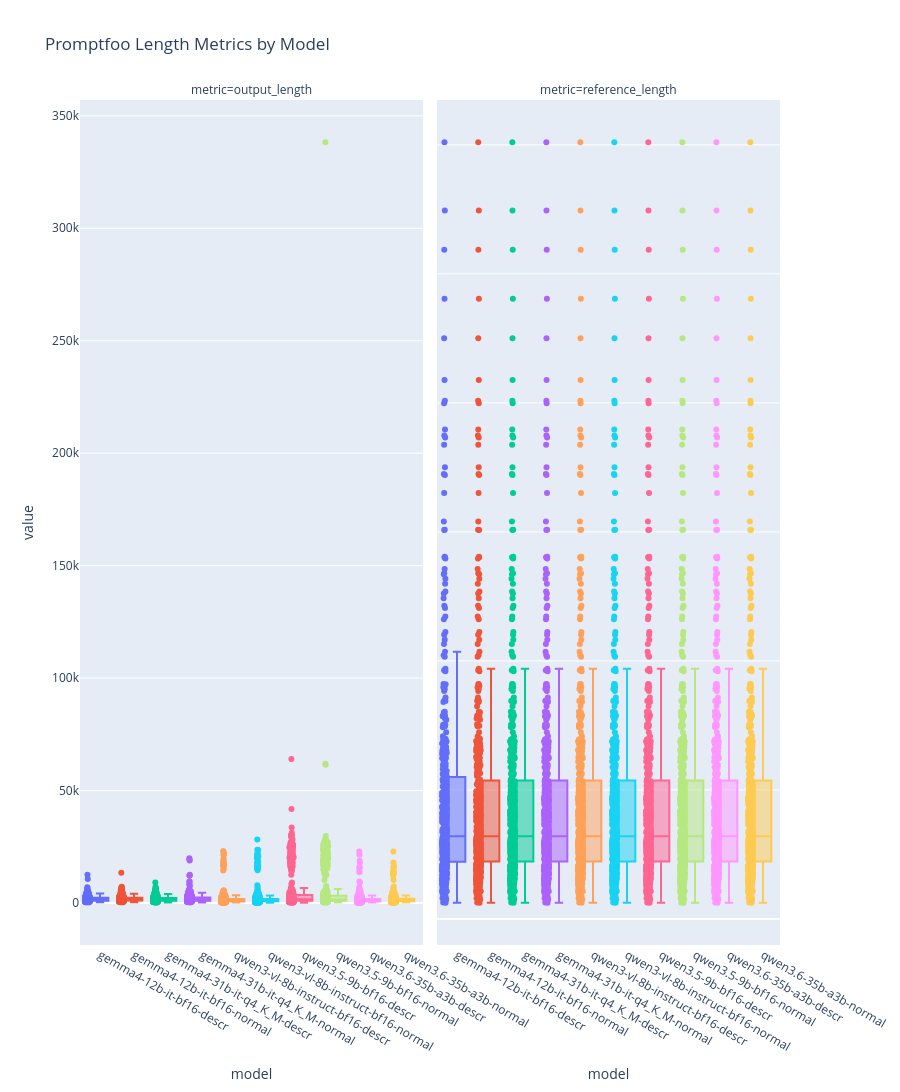

The notebook cell this image was saved under:
### Code cell
base_path = "/home/jonas/SynologyDrive/Uni-MA/2026_SoSe/Praktikum/new-results"
base_path = "/home/jonas/SynologyDrive/Uni-MA/2026_SoSe/Praktikum/only-ollama"

df = load_models(base_path)
df_long = to_long(df)

length_metrics = {"output_length", "reference_length"}

plot_metrics(
    df_long[~df_long["metric"].isin(length_metrics)],
    title="Promptfoo Score Metrics by Model",
)

plot_metrics(
    df_long[df_long["metric"].isin(length_metrics)],
    title="Promptfoo Length Metrics by Model",
)

### Figure 1 — Plotly figure (JSON) as saved in the notebook; plotly's stock layout.template omitted (floating-point values rounded to 4 significant figures; data arrays with more than 128 entries replaced by an {"elided": "..."} marker saying what was removed)
{"data": [{"alignmentgroup": "True", "boxpoints": "all", "hovertemplate": "model=%{x}<br>metric=output_length<br>value=%{y}<extra></extra>", "legendgroup": "gemma4-12b-it-bf16-descr", "marker": {"color": "#636efa"}, "name": "gemma4-12b-it-bf16-descr", "notched": false, "offsetgroup": "gemma4-12b-it-bf16-descr", "orientation": "v", "showlegend": true, "type": "box", "x": {"elided": "491 str values"}, "x0": " ", "xaxis": "x", "y": {"elided": "491 float values"}, "y0": " ", "yaxis": "y"}, {"alignmentgroup": "True", "boxpoints": "all", "hovertemplate": "model=%{x}<br>metric=reference_length<br>value=%{y}<extra></extra>", "legendgroup": "gemma4-12b-it-bf16-descr", "marker": {"color": "#636efa"}, "name": "gemma4-12b-it-bf16-descr", "notched": false, "offsetgroup": "gemma4-12b-it-bf16-descr", "orientation": "v", "showlegend": false, "type": "box", "x": {"elided": "491 str values"}, "x0": " ", "xaxis": "x2", "y": {"elided": "491 float values"}, "y0": " ", "yaxis": "y2"}, {"alignmentgroup": "True", "boxpoints": "all", "hovertemplate": "model=%{x}<br>metric=output_length<br>value=%{y}<extra></extra>", "legendgroup": "gemma4-12b-it-bf16-normal", "marker": {"color": "#EF553B"}, "name": "gemma4-12b-it-bf16-normal", "notched": false, "offsetgroup": "gemma4-12b-it-bf16-normal", "orientation": "v", "showlegend": true, "type": "box", "x": {"elided": "484 str values"}, "x0": " ", "xaxis": "x", "y": {"elided": "484 float values"}, "y0": " ", "yaxis": "y"}, {"alignmentgroup": "True", "boxpoints": "all", "hovertemplate": "model=%{x}<br>metric=reference_length<br>value=%{y}<extra></extra>", "legendgroup": "gemma4-12b-it-bf16-normal", "marker": {"color": "#EF553B"}, "name": "gemma4-12b-it-bf16-normal", "notched": false, "offsetgroup": "gemma4-12b-it-bf16-normal", "orientation": "v", "showlegend": false, "type": "box", "x": {"elided": "484 str values"}, "x0": " ", "xaxis": "x2", "y": {"elided": "484 float values"}, "y0": " ", "yaxis": "y2"}, {"alignmentgroup": "True", "boxpoints": "all", "hovertemplate": "model=%{x}<br>metric=output_length<br>value=%{y}<extra></extra>", "legendgroup": "gemma4-31b-it-q4_K_M-descr", "marker": {"color": "#00cc96"}, "name": "gemma4-31b-it-q4_K_M-descr", "notched": false, "offsetgroup": "gemma4-31b-it-q4_K_M-descr", "orientation": "v", "showlegend": true, "type": "box", "x": {"elided": "500 str values"}, "x0": " ", "xaxis": "x", "y": {"elided": "500 float values"}, "y0": " ", "yaxis": "y"}, {"alignmentgroup": "True", "boxpoints": "all", "hovertemplate": "model=%{x}<br>metric=reference_length<br>value=%{y}<extra></extra>", "legendgroup": "gemma4-31b-it-q4_K_M-descr", "marker": {"color": "#00cc96"}, "name": "gemma4-31b-it-q4_K_M-descr", "notched": false, "offsetgroup": "gemma4-31b-it-q4_K_M-descr", "orientation": "v", "showlegend": false, "type": "box", "x": {"elided": "500 str values"}, "x0": " ", "xaxis": "x2", "y": {"elided": "500 float values"}, "y0": " ", "yaxis": "y2"}, {"alignmentgroup": "True", "boxpoints": "all", "hovertemplate": "model=%{x}<br>metric=output_length<br>value=%{y}<extra></extra>", "legendgroup": "gemma4-31b-it-q4_K_M-normal", "marker": {"color": "#ab63fa"}, "name": "gemma4-31b-it-q4_K_M-normal", "notched": false, "offsetgroup": "gemma4-31b-it-q4_K_M-normal", "orientation": "v", "showlegend": true, "type": "box", "x": {"elided": "500 str values"}, "x0": " ", "xaxis": "x", "y": {"elided": "500 float values"}, "y0": " ", "yaxis": "y"}, {"alignmentgroup": "True", "boxpoints": "all", "hovertemplate": "model=%{x}<br>metric=reference_length<br>value=%{y}<extra></extra>", "legendgroup": "gemma4-31b-it-q4_K_M-normal", "marker": {"color": "#ab63fa"}, "name": "gemma4-31b-it-q4_K_M-normal", "notched": false, "offsetgroup": "gemma4-31b-it-q4_K_M-normal", "orientation": "v", "showlegend": false, "type": "box", "x": {"elided": "500 str values"}, "x0": " ", "xaxis": "x2", "y": {"elided": "500 float values"}, "y0": " ", "yaxis": "y2"}, {"alignmentgroup": "True", "boxpoints": "all", "hovertemplate": "model=%{x}<br>metric=output_length<br>value=%{y}<extra></extra>", "legendgroup": "qwen3-vl-8b-instruct-bf16-descr", "marker": {"color": "#FFA15A"}, "name": "qwen3-vl-8b-instruct-bf16-descr", "notched": false, "offsetgroup": "qwen3-vl-8b-instruct-bf16-descr", "orientation": "v", "showlegend": true, "type": "box", "x": {"elided": "500 str values"}, "x0": " ", "xaxis": "x", "y": {"elided": "500 float values"}, "y0": " ", "yaxis": "y"}, {"alignmentgroup": "True", "boxpoints": "all", "hovertemplate": "model=%{x}<br>metric=reference_length<br>value=%{y}<extra></extra>", "legendgroup": "qwen3-vl-8b-instruct-bf16-descr", "marker": {"color": "#FFA15A"}, "name": "qwen3-vl-8b-instruct-bf16-descr", "notched": false, "offsetgroup": "qwen3-vl-8b-instruct-bf16-descr", "orientation": "v", "showlegend": false, "type": "box", "x": {"elided": "500 str values"}, "x0": " ", "xaxis": "x2", "y": {"elided": "500 float values"}, "y0": " ", "yaxis": "y2"}, {"alignmentgroup": "True", "boxpoints": "all", "hovertemplate": "model=%{x}<br>metric=output_length<br>value=%{y}<extra></extra>", "legendgroup": "qwen3-vl-8b-instruct-bf16-normal", "marker": {"color": "#19d3f3"}, "name": "qwen3-vl-8b-instruct-bf16-normal", "notched": false, "offsetgroup": "qwen3-vl-8b-instruct-bf16-normal", "orientation": "v", "showlegend": true, "type": "box", "x": {"elided": "500 str values"}, "x0": " ", "xaxis": "x", "y": {"elided": "500 float values"}, "y0": " ", "yaxis": "y"}, {"alignmentgroup": "True", "boxpoints": "all", "hovertemplate": "model=%{x}<br>metric=reference_length<br>value=%{y}<extra></extra>", "legendgroup": "qwen3-vl-8b-instruct-bf16-normal", "marker": {"color": "#19d3f3"}, "name": "qwen3-vl-8b-instruct-bf16-normal", "notched": false, "offsetgroup": "qwen3-vl-8b-instruct-bf16-normal", "orientation": "v", "showlegend": false, "type": "box", "x": {"elided": "500 str values"}, "x0": " ", "xaxis": "x2", "y": {"elided": "500 float values"}, "y0": " ", "yaxis": "y2"}, {"alignmentgroup": "True", "boxpoints": "all", "hovertemplate": "model=%{x}<br>metric=output_length<br>value=%{y}<extra></extra>", "legendgroup": "qwen3.5-9b-bf16-descr", "marker": {"color": "#FF6692"}, "name": "qwen3.5-9b-bf16-descr", "notched": false, "offsetgroup": "qwen3.5-9b-bf16-descr", "orientation": "v", "showlegend": true, "type": "box", "x": {"elided": "500 str values"}, "x0": " ", "xaxis": "x", "y": {"elided": "500 float values"}, "y0": " ", "yaxis": "y"}, {"alignmentgroup": "True", "boxpoints": "all", "hovertemplate": "model=%{x}<br>metric=reference_length<br>value=%{y}<extra></extra>", "legendgroup": "qwen3.5-9b-bf16-descr", "marker": {"color": "#FF6692"}, "name": "qwen3.5-9b-bf16-descr", "notched": false, "offsetgroup": "qwen3.5-9b-bf16-descr", "orientation": "v", "showlegend": false, "type": "box", "x": {"elided": "500 str values"}, "x0": " ", "xaxis": "x2", "y": {"elided": "500 float values"}, "y0": " ", "yaxis": "y2"}, {"alignmentgroup": "True", "boxpoints": "all", "hovertemplate": "model=%{x}<br>metric=output_length<br>value=%{y}<extra></extra>", "legendgroup": "qwen3.5-9b-bf16-normal", "marker": {"color": "#B6E880"}, "name": "qwen3.5-9b-bf16-normal", "notched": false, "offsetgroup": "qwen3.5-9b-bf16-normal", "orientation": "v", "showlegend": true, "type": "box", "x": {"elided": "500 str values"}, "x0": " ", "xaxis": "x", "y": {"elided": "500 float values"}, "y0": " ", "yaxis": "y"}, {"alignmentgroup": "True", "boxpoints": "all", "hovertemplate": "model=%{x}<br>metric=reference_length<br>value=%{y}<extra></extra>", "legendgroup": "qwen3.5-9b-bf16-normal", "marker": {"color": "#B6E880"}, "name": "qwen3.5-9b-bf16-normal", "notched": false, "offsetgroup": "qwen3.5-9b-bf16-normal", "orientation": "v", "showlegend": false, "type": "box", "x": {"elided": "500 str values"}, "x0": " ", "xaxis": "x2", "y": {"elided": "500 float values"}, "y0": " ", "yaxis": "y2"}, {"alignmentgroup": "True", "boxpoints": "all", "hovertemplate": "model=%{x}<br>metric=output_length<br>value=%{y}<extra></extra>", "legendgroup": "qwen3.6-35b-a3b-descr", "marker": {"color": "#FF97FF"}, "name": "qwen3.6-35b-a3b-descr", "notched": false, "offsetgroup": "qwen3.6-35b-a3b-descr", "orientation": "v", "showlegend": true, "type": "box", "x": {"elided": "500 str values"}, "x0": " ", "xaxis": "x", "y": {"elided": "500 float values"}, "y0": " ", "yaxis": "y"}, {"alignmentgroup": "True", "boxpoints": "all", "hovertemplate": "model=%{x}<br>metric=reference_length<br>value=%{y}<extra></extra>", "legendgroup": "qwen3.6-35b-a3b-descr", "marker": {"color": "#FF97FF"}, "name": "qwen3.6-35b-a3b-descr", "notched": false, "offsetgroup": "qwen3.6-35b-a3b-descr", "orientation": "v", "showlegend": false, "type": "box", "x": {"elided": "500 str values"}, "x0": " ", "xaxis": "x2", "y": {"elided": "500 float values"}, "y0": " ", "yaxis": "y2"}, {"alignmentgroup": "True", "boxpoints": "all", "hovertemplate": "model=%{x}<br>metric=output_length<br>value=%{y}<extra></extra>", "legendgroup": "qwen3.6-35b-a3b-normal", "marker": {"color": "#FECB52"}, "name": "qwen3.6-35b-a3b-normal", "notched": false, "offsetgroup": "qwen3.6-35b-a3b-normal", "orientation": "v", "showlegend": true, "type": "box", "x": {"elided": "500 str values"}, "x0": " ", "xaxis": "x", "y": {"elided": "500 float values"}, "y0": " ", "yaxis": "y"}, {"alignmentgroup": "True", "boxpoints": "all", "hovertemplate": "model=%{x}<br>metric=reference_length<br>value=%{y}<extra></extra>", "legendgroup": "qwen3.6-35b-a3b-normal", "marker": {"color": "#FECB52"}, "name": "qwen3.6-35b-a3b-normal", "notched": false, "offsetgroup": "qwen3.6-35b-a3b-normal", "orientation": "v", "showlegend": false, "type": "box", "x": {"elided": "500 str values"}, "x0": " ", "xaxis": "x2", "y": {"elided": "500 float values"}, "y0": " ", "yaxis": "y2"}], "layout": {"annotations": [{"font": {}, "showarrow": false, "text": "metric=output_length", "x": 0.245, "xanchor": "center", "xref": "paper", "y": 1, "yanchor": "bottom", "yref": "paper"}, {"font": {}, "showarrow": false, "text": "metric=reference_length", "x": 0.755, "xanchor": "center", "xref": "paper", "y": 1, "yanchor": "bottom", "yref": "paper"}], "boxmode": "overlay", "height": 1400, "legend": {"title": {"text": "model"}, "tracegroupgap": 0}, "showlegend": false, "title": {"text": "Promptfoo Length Metrics by Model"}, "xaxis": {"anchor": "y", "categoryarray": ["gemma4-12b-it-bf16-descr", "gemma4-12b-it-bf16-normal", "gemma4-31b-it-q4_K_M-descr", "gemma4-31b-it-q4_K_M-normal", "qwen3-vl-8b-instruct-bf16-descr", "qwen3-vl-8b-instruct-bf16-normal", "qwen3.5-9b-bf16-descr", "qwen3.5-9b-bf16-normal", "qwen3.6-35b-a3b-descr", "qwen3.6-35b-a3b-normal"], "categoryorder": "array", "domain": [0, 0.49], "title": {"text": "model"}}, "xaxis2": {"anchor": "y2", "categoryarray": ["gemma4-12b-it-bf16-descr", "gemma4-12b-it-bf16-normal", "gemma4-31b-it-q4_K_M-descr", "gemma4-31b-it-q4_K_M-normal", "qwen3-vl-8b-instruct-bf16-descr", "qwen3-vl-8b-instruct-bf16-normal", "qwen3.5-9b-bf16-descr", "qwen3.5-9b-bf16-normal", "qwen3.6-35b-a3b-descr", "qwen3.6-35b-a3b-normal"], "categoryorder": "array", "domain": [0.51, 1], "title": {"text": "model"}}, "yaxis": {"anchor": "x", "domain": [0, 1], "title": {"text": "value"}}, "yaxis2": {"anchor": "x2", "domain": [0, 1], "showticklabels": false}}}
